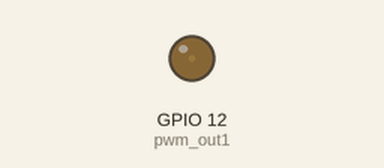
The program below on a simulated Raspberry Pi (BCM pin numbers). Shown: output pins drawn as LEDs (lit = HIGH).

Above: at 0.05 s.
At 0.5 s:
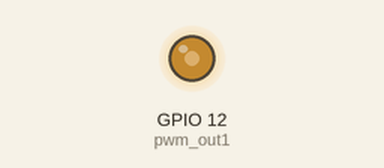
At 0.95 s:
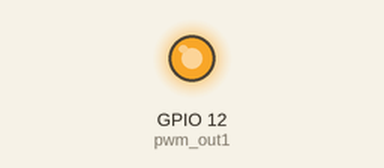
At 1.75 s:
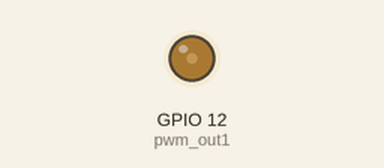
Timing chart, 0 to 4.7 s (numbered marks = the images above):
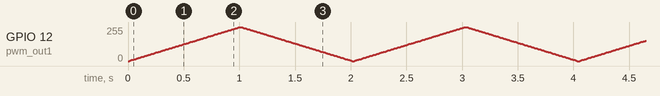

The program:

003_pwm_excercise.py
```python
import RPi.GPIO as gp
import time

gp.setwarnings(False)
gp.setmode(gp.BCM)
gp.setup(12,gp.OUT)

pwm_out1 = gp.PWM(12,100)
pwm_out1.start(0)

while(1):
    for duty in range(0,101,1):
        pwm_out1.ChangeDutyCycle(duty)
        time.sleep(0.01)
    for duty in range(100,-1,-1):
        pwm_out1.ChangeDutyCycle(duty)
        time.sleep(0.01)
```
